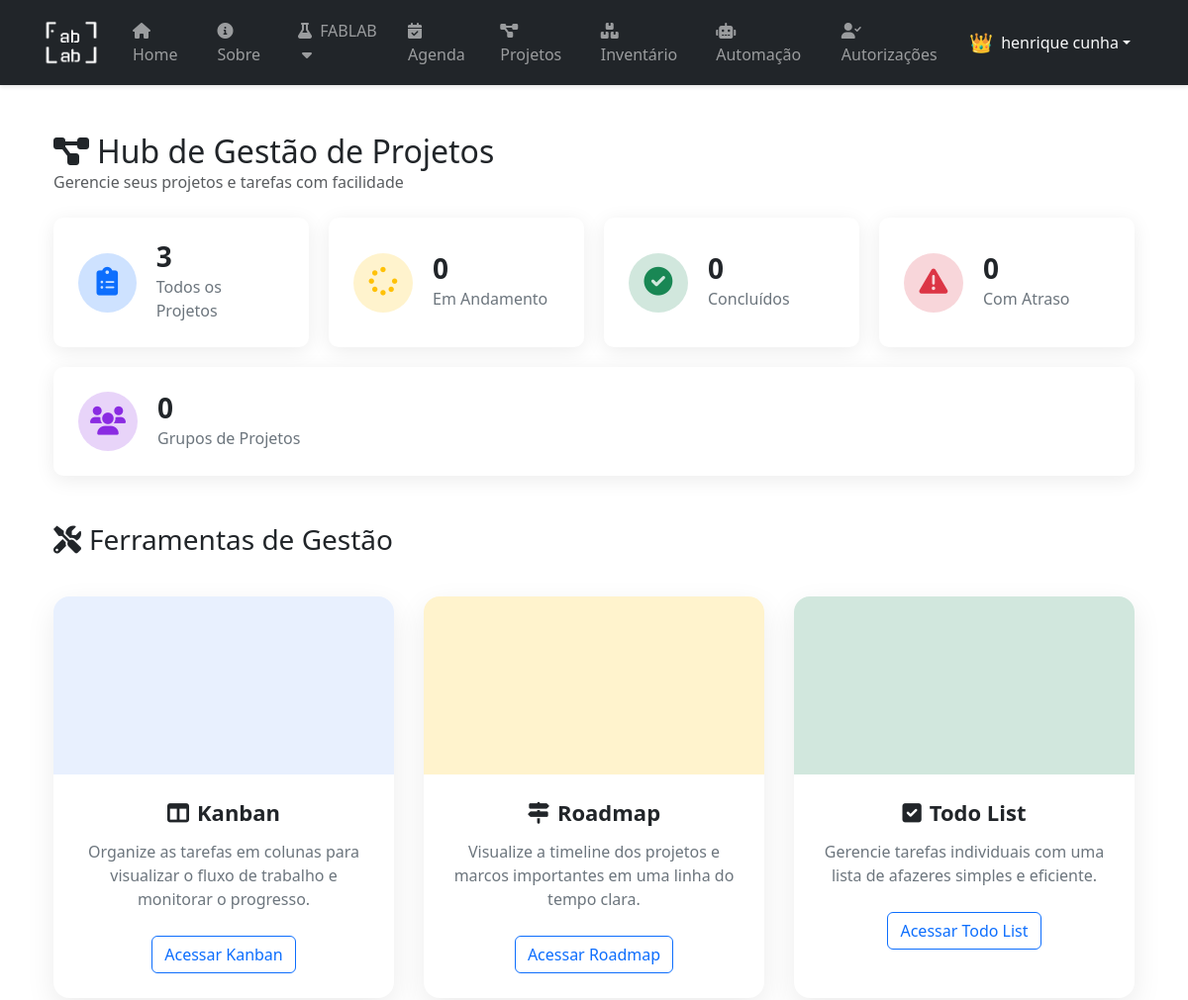
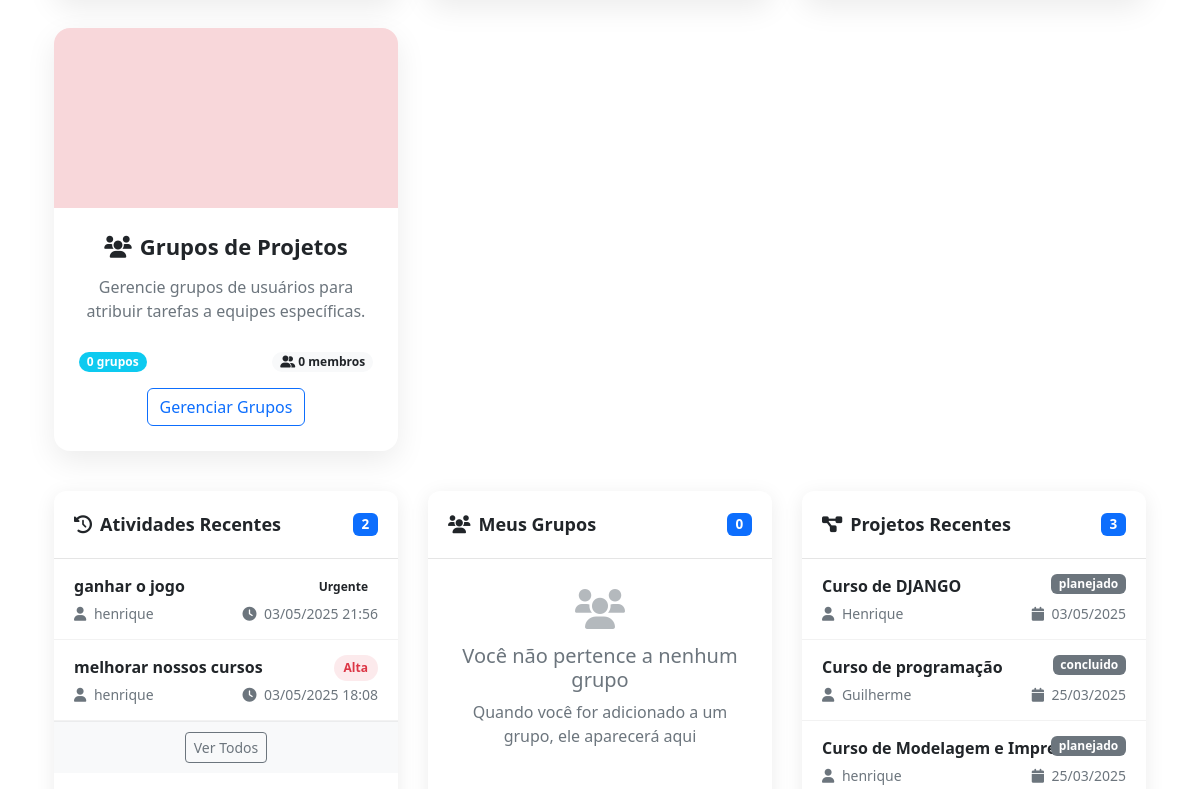
The page /projetos/gestao/ (signed in, upper part) on the database as committed earlier (2 pictures, top to bottom).
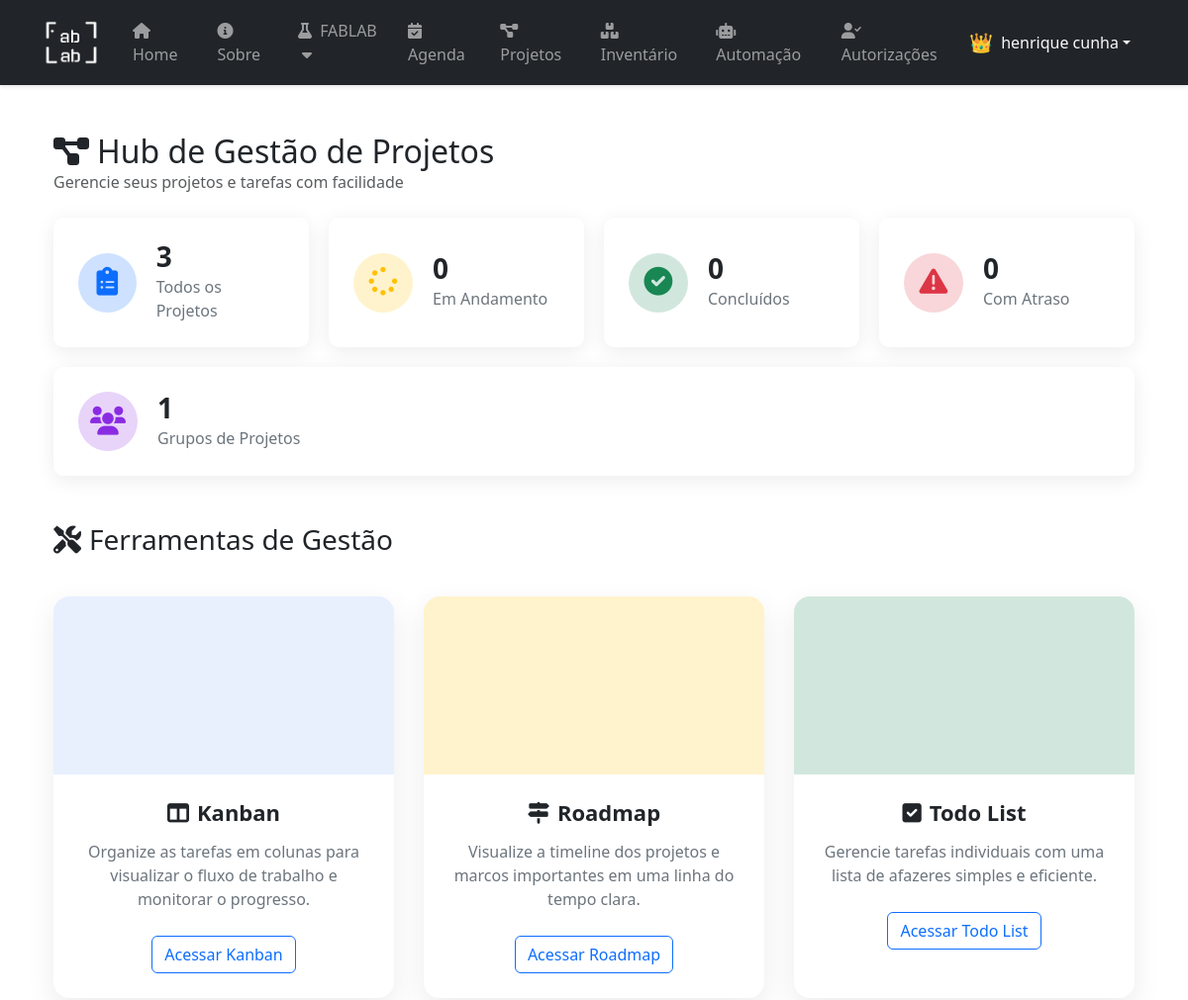
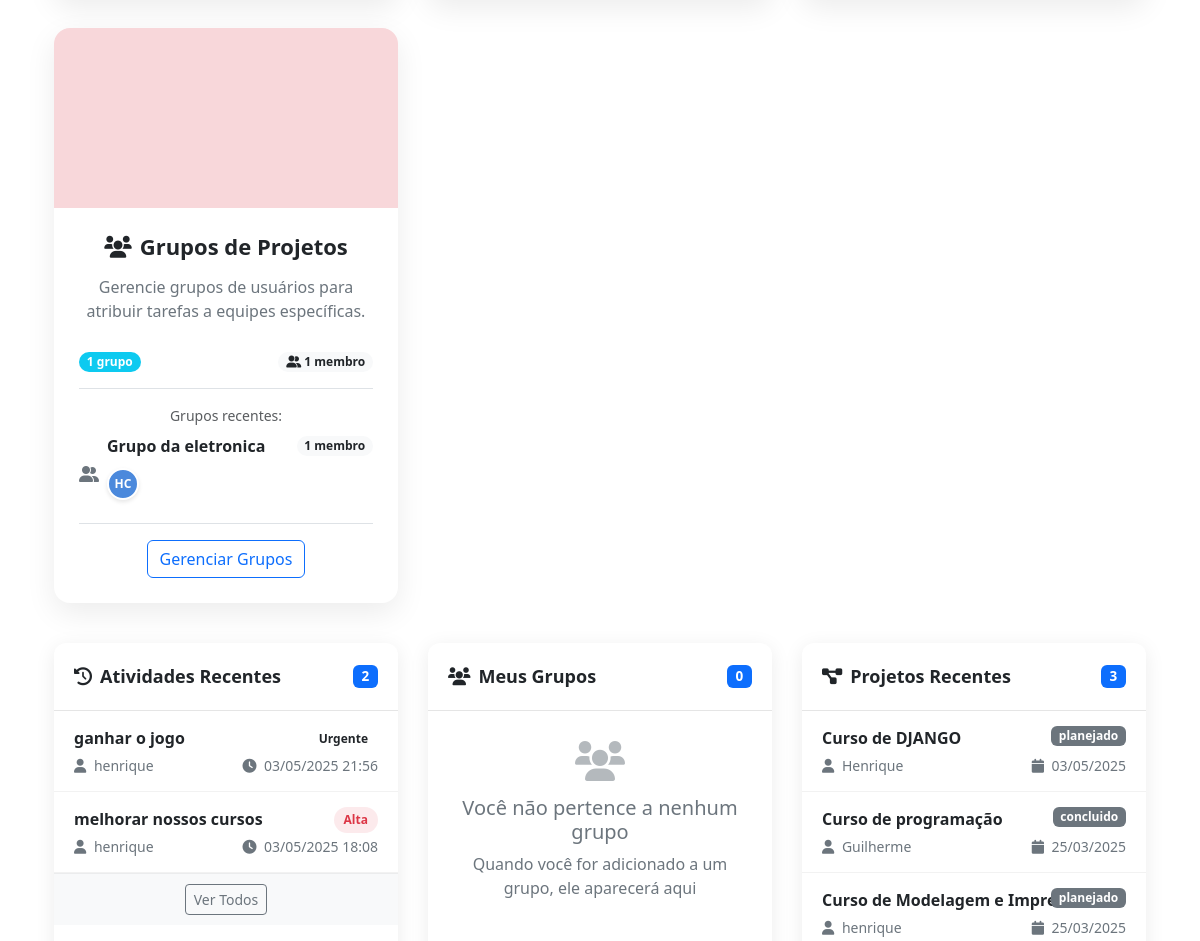
The same page on the database as committed later (2 pictures, top to bottom).
### canva/models.py (models this page shows, shortened)
class KanbanCard(models.Model):
    PRIORITY_CHOICES = (
        ('baixa', 'Baixa'),
        ('media', 'Média'),
        ('alta', 'Alta'),
        ('urgente', 'Urgente'),
    )
    titulo = models.CharField(max_length=200)
    descricao = models.TextField(blank=True)
    coluna = models.ForeignKey(KanbanColumn, on_delete=models.CASCADE, related_name='cards')
    projeto = models.ForeignKey(Projeto, on_delete=models.CASCADE, related_name='kanban_cards', null=True, blank=True)
    responsavel = models.ForeignKey(User, on_delete=models.SET_NULL, null=True, blank=True, related_name='cards_responsavel')
    membros = models.ManyToManyField(User, blank=True, related_name='cards_membro')
    prioridade = models.CharField(max_length=10, choices=PRIORITY_CHOICES, default='media')
    data_inicio = models.DateField(null=True, blank=True)
    prazo = models.DateField(null=True, blank=True)
    data_conclusao = models.DateField(null=True, blank=True)
    visivel = models.BooleanField(default=True, help_text="Se marcado, o card será visível no quadro")
    progresso = models.PositiveSmallIntegerField(default=0, help_text="Progresso em percentual (0-100)")
    tempo_trabalhado = models.PositiveIntegerField(default=0, help_text="Tempo trabalhado em segundos")
    notas = models.TextField(blank=True, help_text="Anotações rápidas sobre a tarefa")
    ordem = models.PositiveIntegerField(default=0)
    criado_por = models.ForeignKey(User, on_delete=models.SET_NULL, null=True, related_name='cards_criados')
    data_criacao = models.DateTimeField(auto_now_add=True)
    data_atualizacao = models.DateTimeField(auto_now=True)
    class Meta:
        ordering = ['coluna', 'ordem']
        verbose_name = 'Card do Kanban'
        verbose_name_plural = 'Cards do Kanban'

### users/models.py (models this page shows, shortened)
class CustomUser(AbstractUser):
    username = None
    first_name = models.CharField(_("first name"), max_length=150, blank=False)
    last_name = models.CharField(_("last name"), max_length=150, blank=False)
    email = models.EmailField(_("email address"), blank=False, unique=True,
                              error_messages={"unique": _("Um usuário com este email já está cadastrado.")})
    id = models.CharField(_("matricula"),
        max_length=13,
        unique=True,
        primary_key=True,
        help_text=_(
            "Seu número de matrícula do SUAP ou SIAPE. Apenas números."
        ),
        error_messages={
            "unique": _("Um usuário com este número de matrícula já está cadastrado.")
        }
    )
    USERNAME_FIELD = "id"
    REQUIRED_FIELDS = ["first_name", "last_name", "email"]
    objects = CustomUserManager()

### projetos/models.py (models this page shows, shortened)
class Projeto(models.Model):
    STATUS_CHOICES = (
        ('concluido', 'Concluído'),
        ('em_andamento', 'Em Andamento'),
        ('planejado', 'Planejado'),
        ('cancelado', 'Cancelado'),
    )
    titulo = models.CharField(max_length=200)
    slug = models.SlugField(max_length=200, unique=True)
    descricao_curta = models.CharField(max_length=250, help_text="Descrição curta para exibição em cards")
    descricao = models.TextField(help_text="Descrição completa do projeto")
    imagem = models.ImageField(upload_to='projetos/', help_text="Imagem principal do projeto")
    data_inicio = models.DateField()
    data_conclusao = models.DateField(null=True, blank=True)
    status = models.CharField(max_length=20, choices=STATUS_CHOICES, default='em_andamento')
    responsavel = models.ForeignKey(User, on_delete=models.SET_NULL, null=True, blank=True, related_name='projetos_responsavel')
    participantes = models.ManyToManyField(User, blank=True, related_name='projetos_participante')
    tags = models.ManyToManyField(ProjetoTag, blank=True, related_name='projetos')
    link_github = models.URLField(blank=True, null=True, help_text="Link para repositório no GitHub")
    link_video = models.URLField(blank=True, null=True, help_text="Link para vídeo do projeto")
    link_documentacao = models.URLField(blank=True, null=True, help_text="Link para documentação")
    mostrar_na_home = models.BooleanField(default=False, help_text="Se marcado, o projeto será exibido na página inicial")
    publicado = models.BooleanField(default=True, help_text="Se marcado, o projeto estará visível no site")
    destaque = models.BooleanField(default=False, help_text="Se marcado, receberá destaque visual")
    data_criacao = models.DateTimeField(auto_now_add=True)
    data_atualizacao = models.DateTimeField(auto_now=True)
    class Meta:
        verbose_name = 'Projeto'
        verbose_name_plural = 'Projetos'
        ordering = ['-data_criacao']

class ProjetoGrupo(models.Model):
    nome = models.CharField(max_length=100)
    descricao = models.TextField(blank=True, null=True)
    membros = models.ManyToManyField(User, related_name='grupos_projeto')
    projetos = models.ManyToManyField(Projeto, related_name='grupos', blank=True)
    criado_por = models.ForeignKey(User, on_delete=models.SET_NULL, null=True, related_name='grupos_criados')
    data_criacao = models.DateTimeField(auto_now_add=True)
    data_atualizacao = models.DateTimeField(auto_now=True)
    class Meta:
        verbose_name = 'Grupo de Projeto'
        verbose_name_plural = 'Grupos de Projetos'
        ordering = ['nome']

### projetos/views.py (the view)
# urls.py: path('gestao/', views.gestao_projetos, name='gestao'),  # Rota para gestão de projetos
@login_required
@user_passes_test(is_staff)
def gestao_projetos(request):
    total_projetos = Projeto.objects.count()
    projetos_ativos = Projeto.objects.filter(status='Ativo').count()
    projetos_concluidos = Projeto.objects.filter(status='Concluído').count()
    projetos_atrasados = Projeto.objects.filter(status='Ativo', data_conclusao__lt=timezone.now()).count()
    projetos_recentes = Projeto.objects.order_by('-data_atualizacao')[:5]
    cards_recentes = KanbanCard.objects.select_related('responsavel', 'projeto', 'coluna').order_by('-data_atualizacao')[:5]
    total_grupos = 0
    total_membros = 0
    grupos_recentes = []
    meus_grupos = ProjetoGrupo.objects.filter(membros=request.user).prefetch_related('membros').order_by('nome')
    if request.user.is_superuser:
        grupos = ProjetoGrupo.objects.all()
        total_grupos = grupos.count()
        membros_ids = set()
        for grupo in grupos:
            membros_ids.update(grupo.membros.values_list('id', flat=True))
        total_membros = len(membros_ids)
        grupos_recentes = ProjetoGrupo.objects.prefetch_related('membros').order_by('-data_criacao')[:3]
    context = {
        'total_projetos': total_projetos,
        'projetos_ativos': projetos_ativos,
        'projetos_concluidos': projetos_concluidos,
        'projetos_atrasados': projetos_atrasados,
        'projetos_recentes': projetos_recentes,
        'cards_recentes': cards_recentes,
        'total_grupos': total_grupos,
        'total_membros': total_membros,
        'grupos_recentes': grupos_recentes,
        'meus_grupos': meus_grupos,
    }
    return render(request, 'projetos/gestao_hub.html', context)

### logs/context_processors.py (called while the page is built)
def pending_events_count(request):
    context = {'global_pending_count': 0}
    if request.user.is_authenticated and request.user.is_staff:
        context['global_pending_count'] = Event.objects.filter(approved=False).count()
    return context

### projetos/views.py (called while the page is built)
def is_staff(user):
    return user.is_staff

### users/context_processors.py (called while the page is built)
def registration_requests_count(request):
    pending_count = 0
    if request.user.is_authenticated and request.user.is_superuser:
        pending_count = RegistrationRequest.objects.filter(status='pending').count()
    return {
        'registration_pending_count': pending_count
    }

### projetos/templates/projetos/gestao_hub.html (shortened to what the changed rows need)
{% extends 'layout.html' %}
{% load static %}
{% block content %}
<div class="container-fluid py-4">
  <div class="d-flex justify-content-between align-items-center mb-4">
    <div>
      <h2 class="mb-0"><i class="fas fa-project-diagram me-2"></i>Hub de Gestão de Projetos</h2>
    </div>
  </div>
  <div class="stats-row">
    {% if user.is_superuser %}
    <div class="stat-card">
      <div class="stat-icon" style="background-color: rgba(138, 43, 226, 0.2); color: blueviolet;">
        <i class="fas fa-users"></i>
      </div>
      <div class="stat-info">
        <h3>{{ total_grupos }}</h3>
        <p>Grupos de Projetos</p>
      </div>
    </div>
    {% endif %}
  </div>
  <div class="tools-grid">
    {% if user.is_superuser %}
    <a href="{% url 'projetos:grupos_lista' %}" class="tool-card">
      <div class="tool-card-img" style="background-image: url('{% static 'images/groups-bg.jpg' %}');">
      </div>
      <div class="tool-card-body">
        <h4 class="tool-card-title"><i class="fas fa-users me-2"></i>Grupos de Projetos</h4>
        <p class="tool-card-text">Gerencie grupos de usuários para atribuir tarefas a equipes específicas.</p>
        <div class="d-flex justify-content-between mb-3">
          <div>
            <span class="badge bg-info rounded-pill">{{ total_grupos }} grupo{{ total_grupos|pluralize }}</span>
          </div>
          <div>
            <span class="badge bg-light text-dark rounded-pill" title="Membros únicos em todos os grupos">
              <i class="fas fa-user-friends"></i> {{ total_membros|default:0 }} membro{{ total_membros|pluralize }}
            </span>
          </div>
        </div>
        {% if grupos_recentes %}
        <div class="border-top pt-3 mb-3">
          <small class="text-muted d-block mb-2">Grupos recentes:</small>
          {% for grupo in grupos_recentes %}
            <div class="d-flex align-items-center mb-3 pb-2 border-bottom">
              <div class="me-2">
                <i class="fas fa-user-friends text-secondary"></i>
              </div>
              <div class="flex-grow-1">
                <div class="d-flex justify-content-between align-items-center mb-1">
                  <strong>{{ grupo.nome }}</strong>
                  <span class="badge bg-light text-dark rounded-pill">{{ grupo.membros.count }} membro{{ grupo.membros.count|pluralize }}</span>
                </div>
                {% if grupo.membros.exists %}
                  <div class="member-avatars">
                    {% for membro in grupo.membros.all|slice:":5" %}
                      <div class="member-avatar" title="{{ membro.get_full_name|default:membro.username }}">
                        {{ membro.first_name|slice:":1" }}{{ membro.last_name|slice:":1" }}
                      </div>
                    {% endfor %}
                  </div>
                {% else %}
                  <small class="text-muted">Nenhum membro atribuído</small>
                {% endif %}
              </div>
            </div>
          {% endfor %}
        </div>
        {% endif %}
        <button class="btn btn-outline-primary">Gerenciar Grupos</button>
      </div>
    </a>
    {% endif %}
  </div>
  <div class="recent-activities">
    <div class="card-activities">
      <div class="card-body p-0">
        {% if cards_recentes %}
          {% for card in cards_recentes %}
          <div class="activity-item">
            <div class="activity-title">{{ card.titulo }}</div>
            <div class="activity-meta">
              <span>
                {% if card.responsavel %}
                <i class="fas fa-user me-1"></i> {{ card.responsavel.first_name }}
                {% endif %}
              </span>
              <span>
                <i class="fas fa-clock me-1"></i> {{ card.data_atualizacao|date:"d/m/Y H:i" }}
              </span>
            </div>
            <span class="activity-badge priority-badge priority-{{ card.prioridade }}">
              {{ card.get_prioridade_display }}
            </span>
          </div>
          {% endfor %}
        {% else %}
          <div class="empty-list">
            <i class="fas fa-clipboard"></i>
            <h5>Nenhuma atividade recente</h5>
            <p>As atividades aparecerão aqui quando forem criadas</p>
          </div>
        {% endif %}
      </div>
    </div>
    <div class="card-activities">
      <div class="card-body p-0">
        {% if projetos_recentes %}
          {% for projeto in projetos_recentes %}
          <div class="activity-item">
            <div class="activity-title">{{ projeto.titulo }}</div>
            <div class="activity-meta">
              <span>
                {% if projeto.responsavel %}
                <i class="fas fa-user me-1"></i> {{ projeto.responsavel.first_name }}
                {% endif %}
              </span>
              <span>
                <i class="fas fa-calendar me-1"></i> {{ projeto.data_atualizacao|date:"d/m/Y" }}
              </span>
            </div>
            <span class="badge {% if projeto.status == 'Ativo' %}bg-warning{% elif projeto.status == 'Concluído' %}bg-success{% else %}bg-secondary{% endif %} activity-badge">
              {{ projeto.status }}
            </span>
          </div>
          {% endfor %}
        {% else %}
          <div class="empty-list">
            <i class="fas fa-folder-open"></i>
            <h5>Nenhum projeto encontrado</h5>
            <p>Crie um projeto para começar a gerenciar suas tarefas</p>
          </div>
        {% endif %}
      </div>
    </div>
  </div>
</div>
{% endblock %}

Rows that differ between the two databases and show on the page:
added ProjetoGrupo: nome "Grupo da eletronica", membros.count "1"
now on this page (row edited): CustomUser: first_name "H", last_name "C"
Other text that changed with them:
{{ total_grupos }}: "0" → "1"
{{ total_membros|default:0 }}: "0" → "1"
text now shown: "Grupos recentes:"
